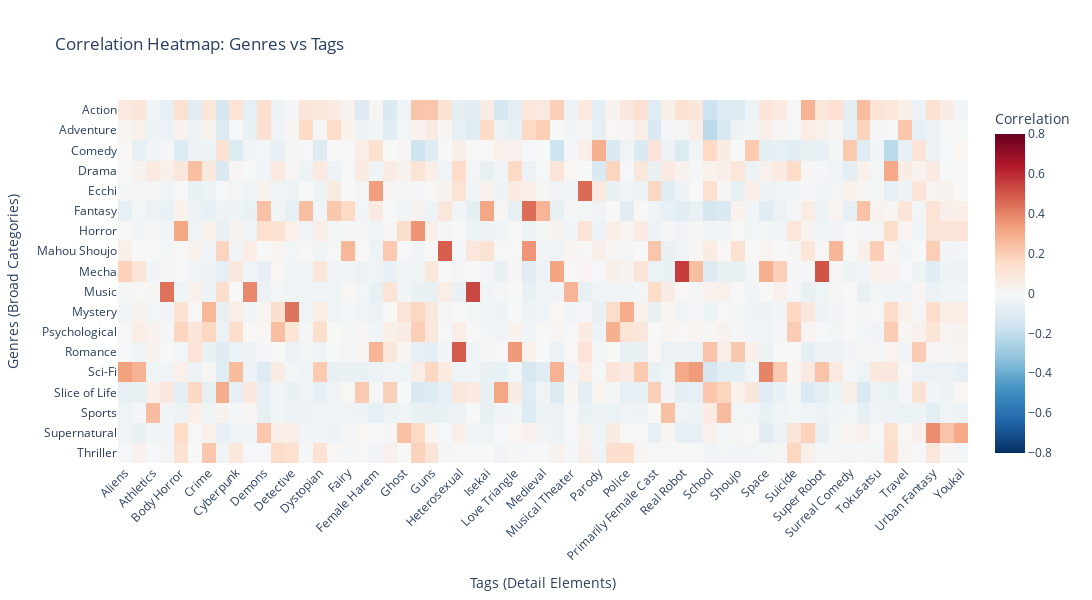

This figure's notebook cell:
### Code cell
import pandas as pd
import plotly.express as px

# 1. 데이터 로드
file_path = 'anilist_top10000_eda.csv'
df = pd.read_csv(file_path)

# 2. 컬럼 분리 (장르 vs 태그)
# genre_로 시작하는 컬럼 리스트
genre_cols = [col for col in df.columns if col.startswith('genre_')]
# tag_로 시작하는 컬럼 리스트 (리스트 컬럼 제외)
tag_cols = [col for col in df.columns if col.startswith('tag_') and 'list' not in col]

# 3. 교차 상관계수 계산
# 전체 상관계수 행렬을 구한 뒤, [행:장르, 열:태그] 부분만 잘라냅니다 (Slicing)
full_corr = df[genre_cols + tag_cols].corr()
cross_corr = full_corr.loc[genre_cols, tag_cols]

# 4. 시각화를 위한 라벨 깔끔하게 정리 (선택사항)
# 'genre_Action' -> 'Action', 'tag_Zombie' -> 'Zombie'로 이름 변경
cross_corr.index = [name.replace('genre_', '') for name in cross_corr.index]
cross_corr.columns = [name.replace('tag_', '') for name in cross_corr.columns]

# 5. (옵션) 너무 관계가 없는 태그 제거하기
# 어떤 장르와도 0.2 이상의 관계가 없는 '무의미한 태그'는 컬럼에서 제외하여 차트를 깔끔하게 만듭니다.
threshold = 0.2
relevant_tags = cross_corr.columns[(cross_corr.abs() >= threshold).any()]
filtered_cross_corr = cross_corr[relevant_tags]

print(f"전체 태그 중 장르와 {threshold} 이상의 관계가 있는 {len(filtered_cross_corr.columns)}개 태그만 표시합니다.")

# 6. Plotly로 인터랙티브 히트맵 그리기
fig = px.imshow(
    filtered_cross_corr,
    labels=dict(x="Tags (Detail Elements)", y="Genres (Broad Categories)", color="Correlation"),
    x=filtered_cross_corr.columns,
    y=filtered_cross_corr.index,
    color_continuous_scale='RdBu_r', # 빨강~파랑
    zmin=-0.8, # 장르-태그 관계는 1.0까지 잘 안 가므로 범위를 살짝 좁혀 색상 대비를 높임
    zmax=0.8,
    aspect="auto", # 직사각형 비율 자동 조정
    title="Correlation Heatmap: Genres vs Tags"
)

fig.update_layout(
    width=1200,    # 가로로 긴 형태
    height=600,    # 세로는 장르 개수만큼만 필요하므로 적당히
    xaxis={'tickangle': -45} # 태그 이름이 기니까 45도 회전
)

fig.show()

### Figure 1 — Plotly figure (JSON) as saved in the notebook; plotly's stock layout.template omitted (floating-point values rounded to 4 significant figures; data arrays with more than 128 entries replaced by an {"elided": "..."} marker saying what was removed)
{"data": [{"coloraxis": "coloraxis", "hovertemplate": "Tags (Detail Elements): %{x}<br>Genres (Broad Categories): %{y}<br>Correlation: %{z}<extra></extra>", "name": "0", "type": "heatmap", "x": ["Aliens", "Artificial Intelligence", "Athletics", "Band", "Body Horror", "Coming of Age", "Crime", "Cute Girls Doing Cute Things", "Cyberpunk", "Dancing", "Demons", "Denpa", "Detective", "Dragons", "Dystopian", "Elf", "Fairy", "Family Life", "Female Harem", "Female Protagonist", "Ghost", "Gore", "Guns", "Henshin", "Heterosexual", "Idol", "Isekai", "Iyashikei", "Love Triangle", "Magic", "Medieval", "Military", "Musical Theater", "Nudity", "Parody", "Philosophy", "Police", "Post-Apocalyptic", "Primarily Female Cast", "Primarily Male Cast", "Real Robot", "Robots", "School", "School Club", "Shoujo", "Slapstick", "Space", "Space Opera", "Suicide", "Super Power", "Super Robot", "Superhero", "Surreal Comedy", "Swordplay", "Tokusatsu", "Tragedy", "Travel", "Tsundere", "Urban Fantasy", "Vampire", "Youkai"], "xaxis": "x", "y": ["Action", "Adventure", "Comedy", "Drama", "Ecchi", "Fantasy", "Horror", "Mahou Shoujo", "Mecha", "Music", "Mystery", "Psychological", "Romance", "Sci-Fi", "Slice of Life", "Sports", "Supernatural", "Thriller"], "yaxis": "y", "z": {"elided": "18x61 float values"}}], "layout": {"coloraxis": {"cmax": 0.8, "cmin": -0.8, "colorbar": {"title": {"text": "Correlation"}}, "colorscale": [[0, "rgb(5,48,97)"], [0.1, "rgb(33,102,172)"], [0.2, "rgb(67,147,195)"], [0.3, "rgb(146,197,222)"], [0.4, "rgb(209,229,240)"], [0.5, "rgb(247,247,247)"], [0.6, "rgb(253,219,199)"], [0.7, "rgb(244,165,130)"], [0.8, "rgb(214,96,77)"], [0.9, "rgb(178,24,43)"], [1, "rgb(103,0,31)"]]}, "height": 600, "title": {"text": "Correlation Heatmap: Genres vs Tags"}, "width": 1200, "xaxis": {"anchor": "y", "domain": [0, 1], "tickangle": -45, "title": {"text": "Tags (Detail Elements)"}}, "yaxis": {"anchor": "x", "autorange": "reversed", "domain": [0, 1], "title": {"text": "Genres (Broad Categories)"}}}}
